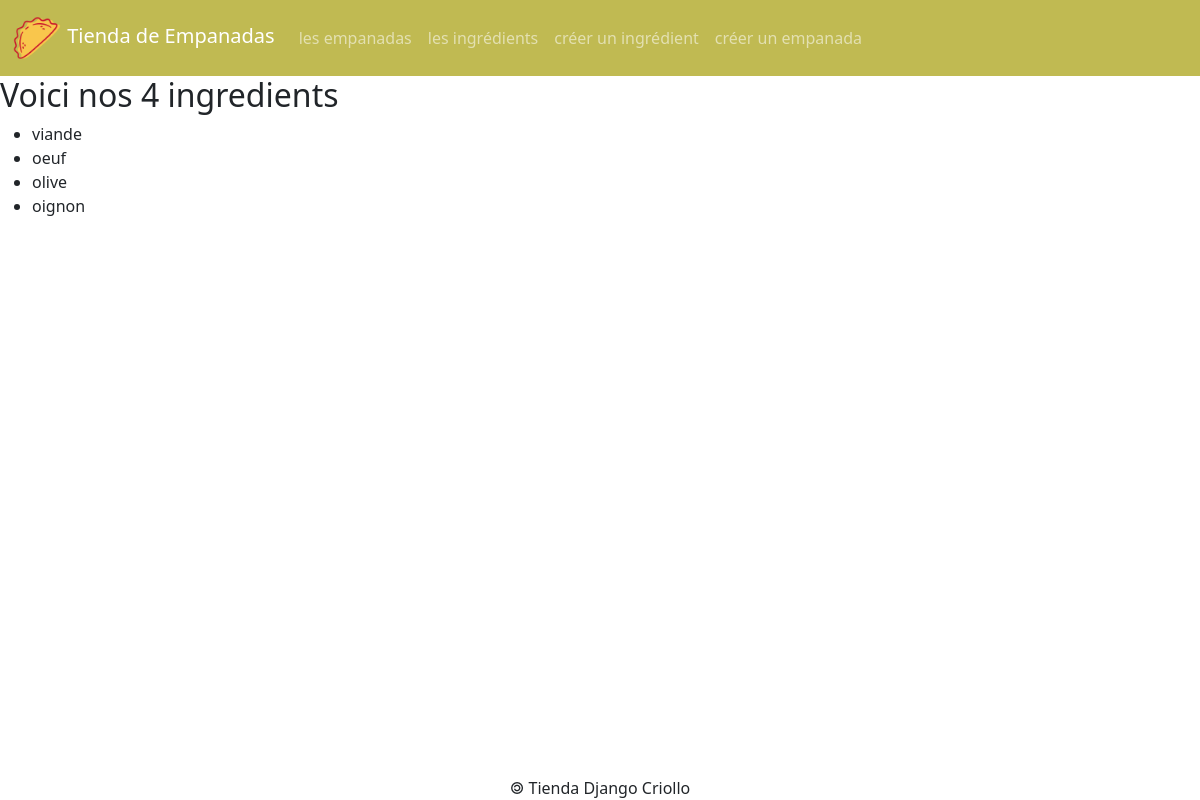
The page /ingredients/ on the database as committed earlier.
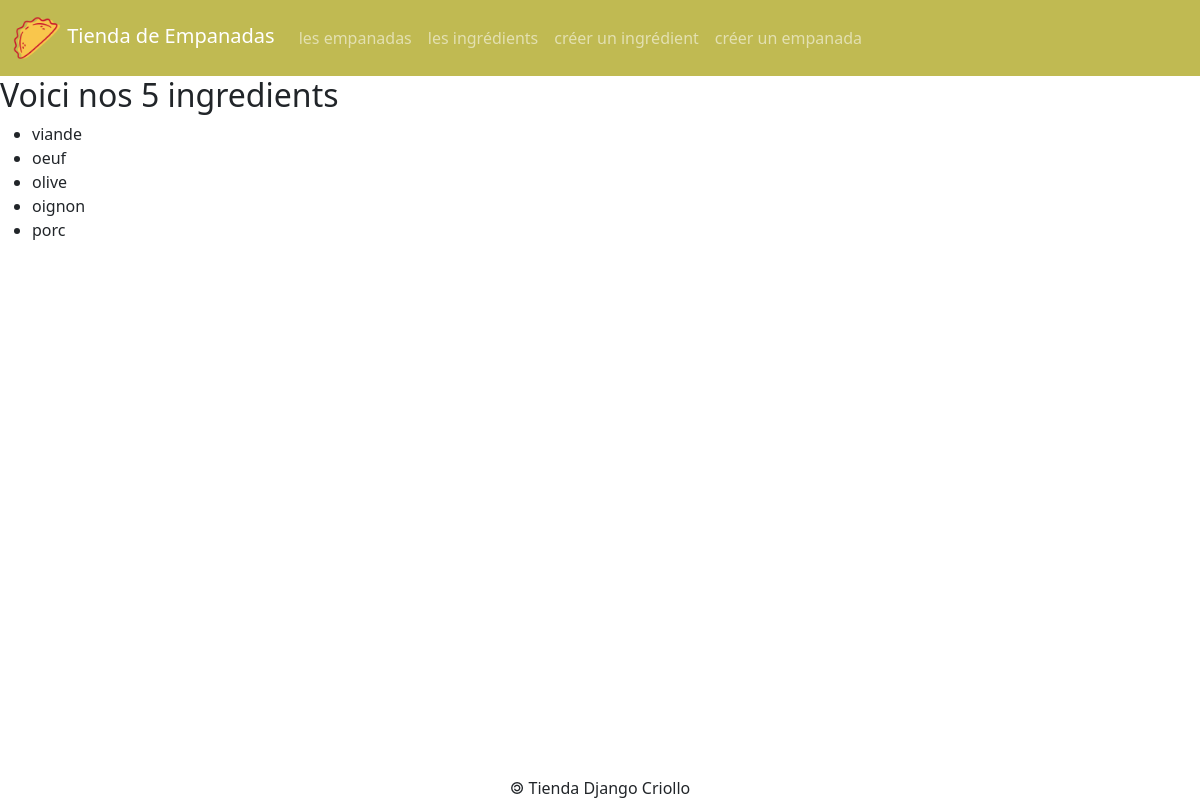
The same page on the database as committed later.
### empanadas/models.py (models this page shows)
class Ingredient(models.Model):
    idIngredient = models.AutoField(primary_key=True)
    nomIngredient = models.CharField(max_length=50)
    def __str__(self) :
        return self.nomIngredient

### empanadas/views.py (the view)
# urls.py: path('ingredients/', views.ingredients),
def ingredients(request):
    lesIngredients = Ingredient.objects.all()
    return render(
        request,
        'empanadas/ingredients.html',
        {'ingredients' : lesIngredients}
    )

### empanadas/templates/empanadas/ingredients.html
{% extends 'empanadas/base.html' %} {% block title %}les ingredients{%endblock%}
{% block main %}
<h2>Voici nos {{ingredients|length}} ingredients</h2>
<ul>
    {% for ing in ingredients %}
    <li>{{ing}}</li>
    {% endfor %}
</ul>
{% endblock %}

Rows that differ between the two databases and show on the page:
added Ingredient: nomIngredient "porc"
Other text that changed with them:
{{ ingredients|length }}: "4" → "5"
